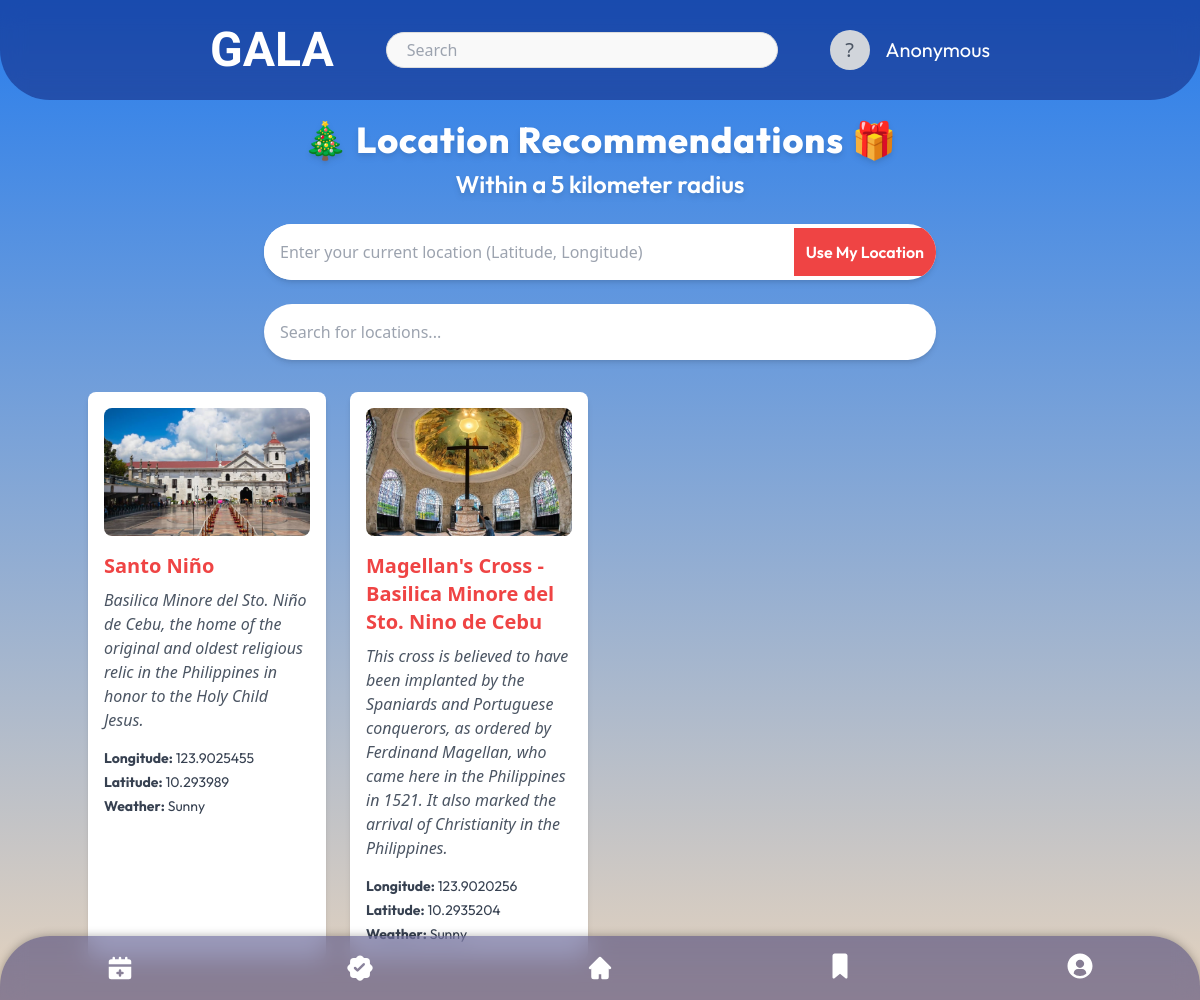
/recommendation/, run on the app's committed database.
### recommendation/models.py (models this page shows, shortened)
class Location(models.Model):
    name = models.CharField(max_length=255)
    description = models.TextField()
    latitude = models.FloatField()
    longitude = models.FloatField()
    weather = models.CharField(max_length=255)
    image = models.ImageField(upload_to='location_images/', blank=True, null=True)  # Add image field
    address = models.CharField(max_length=500, blank=True, null=True)

### recommendation/views.py (the view)
# urls.py: path('', views.recommendation_view, name='recommendation'),
def recommendation_view(request):
    query = request.GET.get('search', '')
    locations = Location.objects.filter(name__icontains=query) if query else Location.objects.all()
    return render(request, 'recommendation.html', {'locations': locations, 'query': query})

### recommendation/templates/recommendation.html (shortened to what this page needs)
{% extends 'base.html' %}
{% load static %}
{% block content %}
<body class="imnida" style="background: linear-gradient(to bottom, #287dec, #e5d3be); min-height: 100vh;">
    <div class="main-content relative py-10 px-4" style="padding-top: 120px;">
        <div class="container mx-auto">
            <div class="text-center mb-6">
                <h1 class="text-4xl font-extrabold text-white tracking-wide drop-shadow-md">
                    🎄 Location Recommendations 🎁
                </h1>
                <h2 class="text-2xl font-semibold text-white mt-2 drop-shadow-md">
                    Within a 5 kilometer radius
                </h2>
            </div>
            <div class="flex justify-center mb-6">
                <div class="flex items-center w-full max-w-2xl bg-white rounded-full shadow-md overflow-hidden">
                    <input type="text" id="current-location"
                        placeholder="Enter your current location (Latitude, Longitude)"
                        class="flex-grow p-4 text-gray-700 focus:outline-none" />
                    <button id="locate-me"
                        class="bg-red-500 hover:bg-red-600 text-white font-semibold py-3 px-3 transition">
                        Use My Location
                    </button>
                </div>
            </div>
            <div class="flex justify-center mb-8">
                <input type="text" id="location-search" placeholder="Search for locations..."
                    class="w-full max-w-2xl p-4 text-gray-700 rounded-full shadow-md focus:outline-none focus:ring focus:ring-red-300" />
            </div>
            <div id="locations-container" class="grid grid-cols-1 sm:grid-cols-2 md:grid-cols-3 lg:grid-cols-4 gap-6">
                {% for location in locations %}
                <div class="location-card p-4 bg-white shadow-md rounded-lg hover:shadow-lg transition"
                    data-name="{{ location.name|lower }}" data-description="{{ location.description|lower }}">
                    {% if location.image %}
                    <img src="{{ location.image.url }}" alt="{{ location.name }}"
                        class="w-full h-32 object-cover rounded-lg mb-4">
                    {% else %}
                    <div class="w-full h-32 bg-gray-200 rounded-lg flex items-center justify-center text-gray-500 mb-4">
                        No Image
                    </div>
                    {% endif %}
                    <h3 class="text-xl font-bold text-red-500 mb-2">
                        {{ location.name }}
                    </h3>
                    <p class="text-gray-600 italic mb-4">{{ location.description }}</p>
                    <ul class="text-sm text-gray-700 space-y-1">
                        <li><strong>Longitude:</strong> {{ location.longitude }}</li>
                        <li><strong>Latitude:</strong> {{ location.latitude }}</li>
                        <li><strong>Weather:</strong> {{ location.weather }}</li>
                    </ul>
                </div>
                {% empty %}
                <div class="col-span-full text-center">
                    <p class="text-red-500 text-lg font-semibold">
                        🎅 No locations found matching your search. Try again! 🤶
                    </p>
                </div>
                {% endfor %}
            </div>
        </div>
    </div>
</body>
{% endblock %}

### templates/base.html (shortened to what this page needs)
{% load static %}
<!DOCTYPE html>
<html lang="en">
<head>
    <link rel="stylesheet" href="https://unpkg.com/leaflet@1.9.4/dist/leaflet.css" />
    <script src="https://cdn.tailwindcss.com"></script>
    <link href="https://cdnjs.cloudflare.com/ajax/libs/fullcalendar/3.10.2/fullcalendar.min.css" rel="stylesheet">
</head>
<body class="min-h-screen">
    {% include 'menu.html' %}
    <div class="relative">
        {% block content %}{% endblock %}
    </div>
</body>
</html>

### templates/menu.html (shortened to what this page needs)
{% load static %}
<!DOCTYPE html>
<html lang="en">
<head>
    <script src="https://cdn.tailwindcss.com"></script>
    <link rel="stylesheet" href="{% static 'css/menu.css' %}">
    <link rel="stylesheet" href="{% static 'css/fonts.css' %}">
</head>
<body class="menu-page" data-user-authenticated="{% if user.is_authenticated %}true{% else %}false{% endif %}">
    <div class="navbar">
        <div class="flex items-center space-x-4 w-full pl-40 pr-40 justify-between">
            <div class="lobster-two-bold text-5xl text-white ">GALA</div>
            <div class="form-control flex-grow max-w-[920px] mx-auto">
                <input type="text" placeholder="Search" class="input input-bordered w-full" />
            </div>
            <div class="flex items-center h-full gap-2 text-white">
                <div
                    class="avatar w-10 h-10 rounded-full overflow-hidden bg-gray-200 border-1 border-white flex items-center justify-center">
                    {% if user.is_authenticated and user.profile.profile_picture %}
                    <img class="w-20 h-20 object-cover rounded-full ring-1 ring-gray-300 dark:ring-gray-500"
                        src="{{ user.profile.profile_picture.url }}">
                    {% else %}
                    <div class="w-20 h-20 flex items-center justify-center bg-gray-300">
                        <span class="text-xl font-medium text-gray-600">?</span>
                    </div>
                    {% endif %}
                </div>
                <span class="outfit text-xl font-regular">
                    {% if user.is_authenticated %}
                    @{{ user.username }}
                    {% else %}
                    Anonymous
                    {% endif %}
                </span>
            </div>
        </div>
    </div>
    <div class="btm-nav h-16 bg-dark text-white">
        <a href="/eventcalendar" class="flex justify-center items-center">
            <button>
            </button>
        </a>
        <a href="/recommendation" class="flex justify-center items-center">
            <button>
            </button>
        </a>
        <a href="/" class="flex justify-center items-center">
            <button>
            </button>
        </a>
        <button>
        </button>
        <div class="group relative">
            <button onclick="handleSettingsClick()" class="focus:outline-none">
            </button>
        </div>
    </div>
    {% include "authmodal.html" %}
</body>
</html>

### user/templates/authmodal.html (shortened to what this page needs)
{% load static %}
<head>
    <link rel="stylesheet" href="{% static 'css/authmodal.css' %}">
    <link rel="stylesheet" href="{% static 'css/fonts.css' %}">
</head>

### static/css/menu.css (style rules this page uses)
.navbar { display: flex; justify-content: space-between; align-items: center; padding: 10px 50px; height: 100px; background: rgba(3, 2, 84, 0.4); backdrop-filter: blur(12px); border-bottom-left-radius: 50px; border-bottom-right-radius: 50px; position: fixed; top: 0; left: 0; width: 100%; z-index: 9000; }
.navbar .flex { display: flex; align-items: center; gap: 16px; }
.navbar .form-control { display: flex; justify-content: center; align-items: center; flex-grow: 1; padding: 0 20px; }
.navbar .form-control input { background-color: #f9f9f9; color: #333; border: 1px solid #ddd; padding: 5px 20px; width: 100%; max-width: 720px; border-radius: 30px; }
.btm-nav { position: fixed; bottom: 0; left: 0; width: 100%; display: flex; justify-content: space-around; background: rgba(3, 2, 84, 0.4); backdrop-filter: blur(12px); padding: 10px 0; box-shadow: 0 0 10px rgba(0, 0, 0, 0.3); z-index: 9000; border-top-left-radius: 50px; border-top-right-radius: 50px; }
.btm-nav button { background: none; border: none; padding: 5px; text-align: center; display: flex; flex-direction: column; align-items: center; color: #fff; transition: all 0.3s ease; }
.btm-nav svg { width: 30px; height: 30px; color: #ffffff; }

### user/static/css/authmodal.css (style rules this page uses)
#authModal, #authModal-container, .logo, .text-center, .text-sm, .text-2xl, .font-semibold, .font-semibold, .link-text { font-family: "Outfit", sans-serif; }

### data on the page
Location: image (picture), name "Santo Niño", description "Basilica Minore del Sto. Niño de Cebu, the home of the original and oldest religious relic in the Philippines in honor to the Holy Child Jesus.", longitude "123.9025455", latitude "10.293989", weather "Sunny"
Location: image (picture), name "Magellan's Cross - Basilica Minore del Sto. Nino de Cebu", description "This cross is believed to have been implanted by the Spaniards and Portuguese conquerors, as ordered by Ferdinand Magellan, who came here in the Philippines in 1521. It also marked the arrival of Christianity in the Philippines.", longitude "123.9020256", latitude "10.2935204", weather "Sunny"
